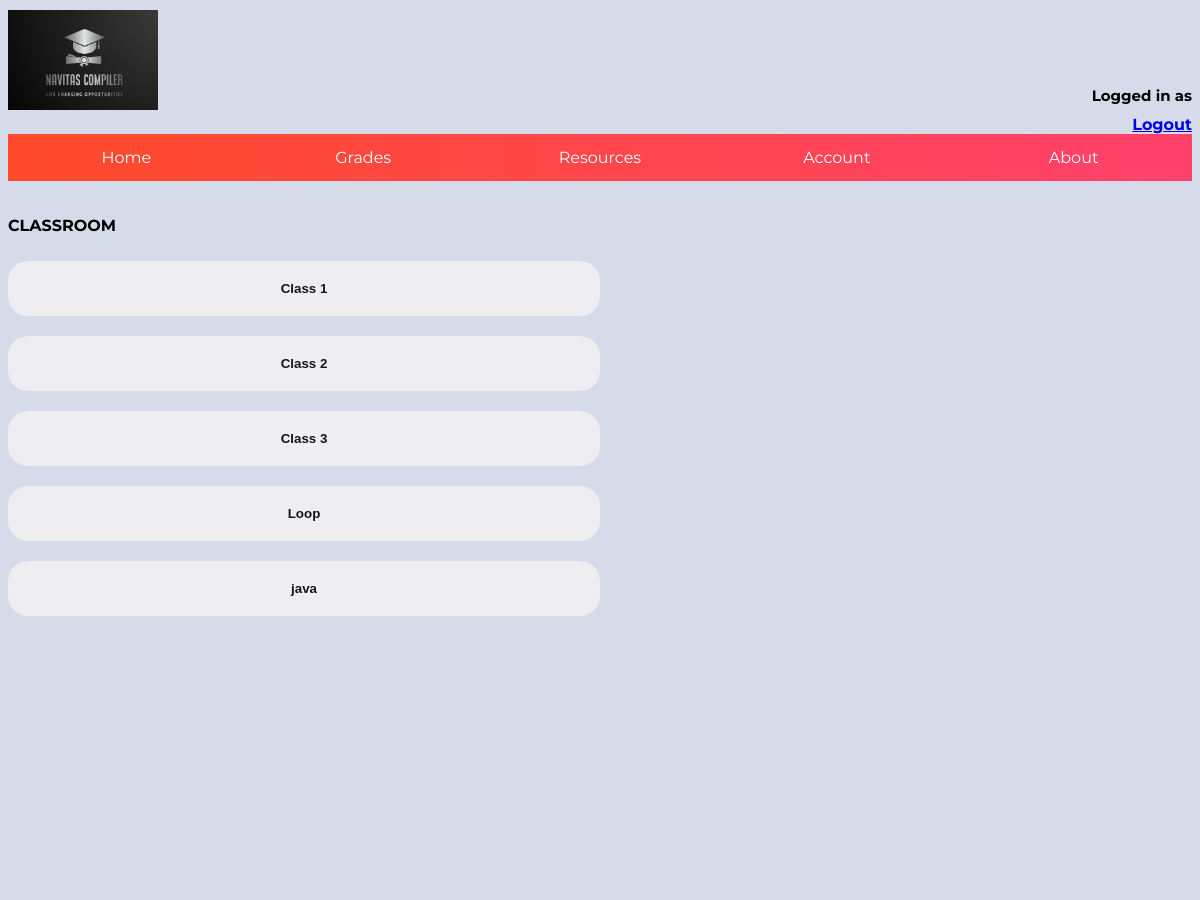
Page /NJO/teacher.php (upper part) on the earlier database version.
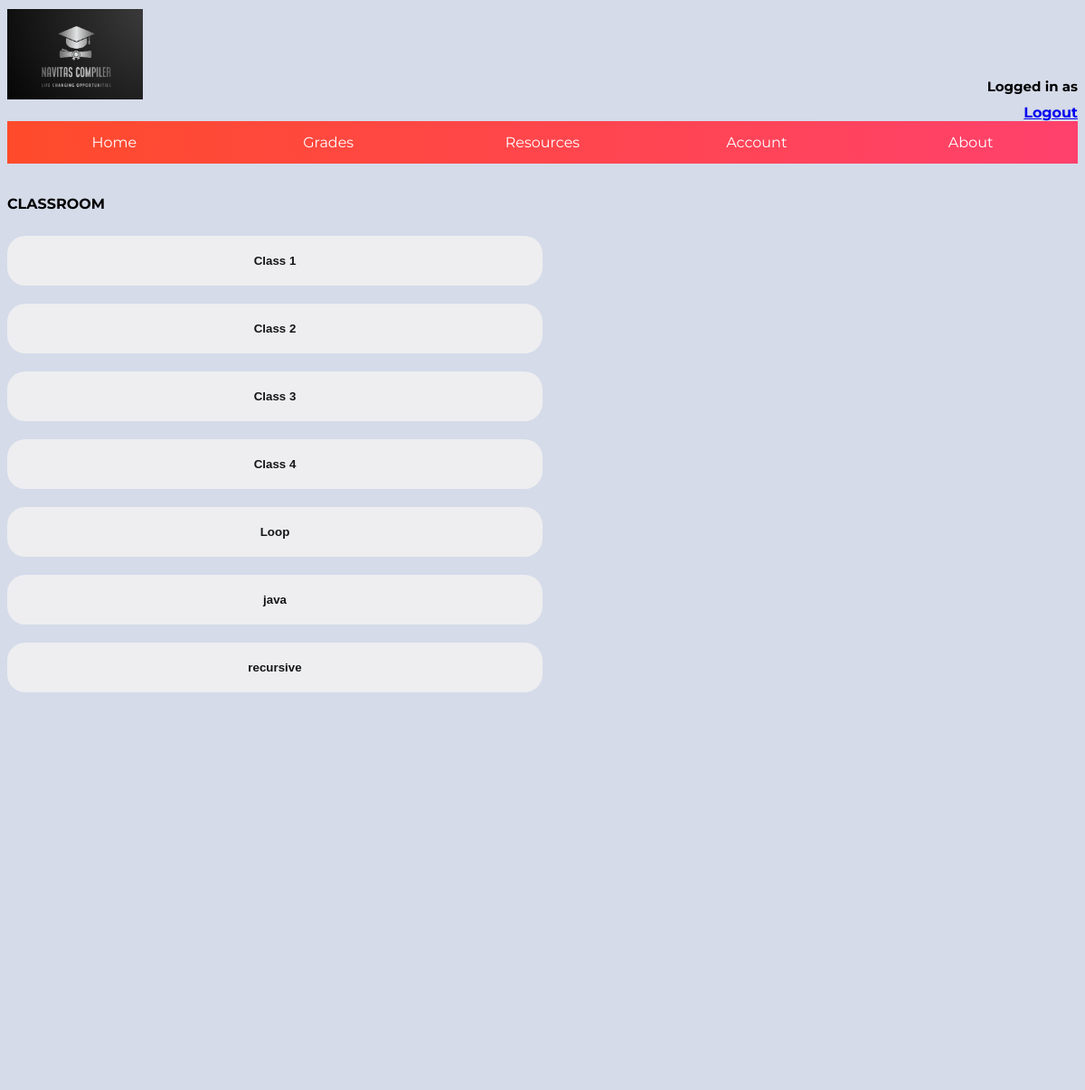
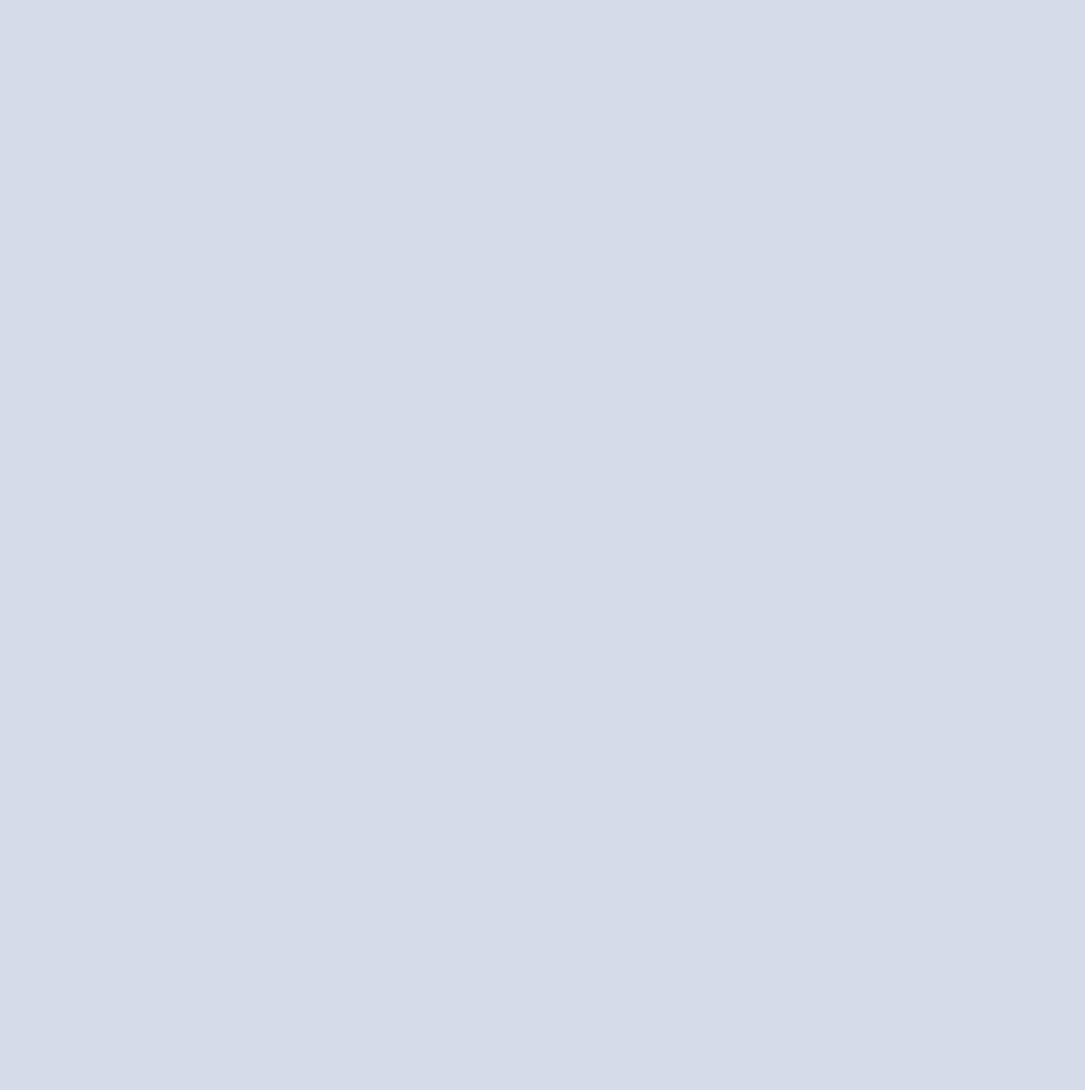
Same page on the later database version (2 pictures, top to bottom).
### tables this page shows
CREATE TABLE "classroom" (
	"classID"	INTEGER NOT NULL,
	"classTitle"	TEXT NOT NULL UNIQUE,
	"classCode"	TEXT NOT NULL UNIQUE,
	"totalMarks"	NUMERIC,
	"dueDate"	TEXT,
	"description"	TEXT,
	"inStudentsID"	INTEGER,
	FOREIGN KEY("classID") REFERENCES "question"("respClassID"),
	FOREIGN KEY("inStudentsID") REFERENCES "student"("studentID"),
	PRIMARY KEY("classID" AUTOINCREMENT)
);

### NJO/teacher.php (the view, shortened to what this page needs)
<?php
    require_once("connection.php");
    $email= $_SESSION['email'];
	$sql3 =<<<EOF
		SELECT * from account
		WHERE email='$email';
	EOF;
	$return3 = $db->query($sql3);
	$row = $return3->fetchArray(SQLITE3_ASSOC);
 $sqlClass =<<<EOF
		SELECT classTitle, classCode from classroom;
	EOF;
	$returnC = $db->query($sqlClass);
?>
<!DOCTYPE html>
<html>
<head>
<link rel="stylesheet" href="css/createclass.css">
</head>
<body>
<header>
<h1>
<img src="objects/navitas.jpeg">
<br><br><br><br>
Logged in as <a href="teacheraccount.php"><?php echo $row['fullName']?></a></h1>
<a href="logout.php" style="float: right;"><b>Logout</b></a>
<br>
<ul>
  <li><a href="student.php">Home</a></li>
  <li><a href="gradesf.php">Grades</a></li>
  <li><a href="resources.php">Resources</a></li>
  <li><a href="teacheraccount.php">Account</a></li>
  <li><a href="https://navitas.com">About</a></li>
</ul>
</header>
<br>
<div class="container">
  <div class="tooltip">
  <p><b>CLASSROOM</b></p>
<?php
	while ($rowC = $returnC->fetchArray(SQLITE3_ASSOC)){
   echo  '<button class="containers" style ="font-weight: bold;" onclick="open2();">'. $rowC['classTitle'].'</button><br>';}
   ?>
    </div>
  </div>
<br>
</body>
</html>

### NJO/css/createclass.css (style rules this page uses)
* { box-sizing: border-box; }
body { background: #d5dbe9; flex-direction: column; font-family: 'Montserrat', sans-serif; height: 100vh; }
img { height: 100px; width: 150px; float: left; }
h1 { text-align: right; font-size: 15px; }
ul { list-style-type: none; width: 100% auto; margin: 0; padding:0; overflow: hidden; background: #FF416C; background: -webkit-linear-gradient(to right, #FF4B2B, #FF416C); background: linear-gradient(to right, #FF4B2B, #FF416C); color: #FFFFFF; word-spacing: 50%; }
li { width:20%; float: left; }
li a { display: block; color: white; text-align: center; padding: 14px 16px; text-decoration: none; }
.containers { background-color: #f1f1f1; padding: 20px 20px; margin: 10px 0; border: black; cursor: pointer; width: 50%; opacity: 0.9; border-radius: 20px; }
.tooltip { position: relative; display: inline; }

Differences in the rows shown:
added classroom: classTitle "Class 4"
added classroom: classTitle "recursive"
